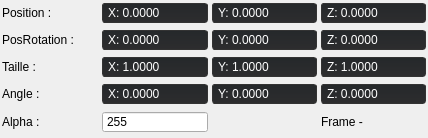
  <widget class="QDockWidget" name="dockEditKey">
   <property name="enabled">
    <bool>true</bool>
   </property>
   <property name="minimumSize">
    <size>
     <width>428</width>
     <height>138</height>
    </size>
   </property>
   <property name="maximumSize">
    <size>
     <width>524287</width>
     <height>524287</height>
    </size>
   </property>
   <property name="styleSheet">
    <string notr="true">QDoubleSpinBox::down-button {
	image: url(:/MainFrame/Resources/Icons_New/external-down-arrow-arrow-flatart-icons-lineal-color-flatarticons-10.png);
right: 1.5px;
height: 9px;
}

QDoubleSpinBox::up-button {
	image: url(:/MainFrame/Resources/Icons_New/external-up-arrow-arrow-flatart-icons-lineal-color-flatarticons-10.png);
right: 1.5px;
bottom: 0px;
height: 9px;
}

QDoubleSpinBox { 
	border: 1px solid #333333;
	border-radius: 3px;
	background-color: qlineargradient(spread:pad, x1:0, y1:1, x2:0, y2:0, stop:0 rgba(37, 37, 38, 255), stop:1 rgba(27, 29, 31, 255));
	padding: 1px 20px 1px 3px;
	min-width: 6em;
	color: #ffffff;
    background-color: qlineargradient(spread:pad, x1:0, y1:1, x2:0, y2:0, stop:0 rgba(45, 45, 46, 255), stop:1 rgba(37, 40, 43, 255));
	selection-background-color: rgb(40, 42, 44);
}
</string>
   </property>
   <property name="allowedAreas">
    <set>Qt::BottomDockWidgetArea|Qt::LeftDockWidgetArea|Qt::RightDockWidgetArea</set>
   </property>
   <property name="windowTitle">
    <string>Édition de la clé</string>
   </property>
   <attribute name="dockWidgetArea">
    <number>2</number>
   </attribute>
   <widget class="QWidget" name="dockWidgetContents_3">
    <layout class="QGridLayout" name="gridLayout_5">
     <property name="leftMargin">
      <number>2</number>
     </property>
     <property name="topMargin">
      <number>0</number>
     </property>
     <property name="rightMargin">
      <number>2</number>
     </property>
     <property name="bottomMargin">
      <number>0</number>
     </property>
     <property name="spacing">
      <number>4</number>
     </property>
     <item row="0" column="0">
      <widget class="QLabel" name="label">
       <property name="text">
        <string>Position :</string>
       </property>
      </widget>
     </item>
     <item row="0" column="1">
      <widget class="QDoubleSpinBox" name="editKeyPosX">
       <property name="sizePolicy">
        <sizepolicy hsizetype="Minimum" vsizetype="Fixed">
         <horstretch>0</horstretch>
         <verstretch>0</verstretch>
        </sizepolicy>
       </property>
       <property name="buttonSymbols">
        <enum>QAbstractSpinBox::NoButtons</enum>
       </property>
       <property name="prefix">
        <string>X: </string>
       </property>
       <property name="decimals">
        <number>4</number>
       </property>
       <property name="minimum">
        <double>-9999.989999999999782</double>
       </property>
       <property name="maximum">
        <double>9999.989999999999782</double>
       </property>
       <property name="singleStep">
        <double>0.500000000000000</double>
       </property>
      </widget>
     </item>
     <item row="0" column="3">
      <widget class="QDoubleSpinBox" name="editKeyPosZ">
       <property name="buttonSymbols">
        <enum>QAbstractSpinBox::NoButtons</enum>
       </property>
       <property name="prefix">
        <string>Z: </string>
       </property>
       <property name="decimals">
        <number>4</number>
       </property>
       <property name="minimum">
        <double>-9999.989999999999782</double>
       </property>
       <property name="maximum">
        <double>9999.989999999999782</double>
       </property>
       <property name="singleStep">
        <double>0.500000000000000</double>
       </property>
      </widget>
     </item>
     <item row="1" column="0">
      <widget class="QLabel" name="label_2">
       <property name="text">
        <string>PosRotation :</string>
       </property>
      </widget>
     </item>
     <item row="3" column="0">
      <widget class="QLabel" name="label_4">
       <property name="text">
        <string>Angle :</string>
       </property>
      </widget>
     </item>
     <item row="0" column="2">
      <widget class="QDoubleSpinBox" name="editKeyPosY">
       <property name="buttonSymbols">
        <enum>QAbstractSpinBox::NoButtons</enum>
       </property>
       <property name="prefix">
        <string>Y: </string>
       </property>
       <property name="decimals">
        <number>4</number>
       </property>
       <property name="minimum">
        <double>-9999.989999999999782</double>
       </property>
       <property name="maximum">
        <double>9999.989999999999782</double>
       </property>
       <property name="singleStep">
        <double>0.500000000000000</double>
       </property>
      </widget>
     </item>
     <item row="1" column="1">
      <widget class="QDoubleSpinBox" name="editKeyPosRotX">
       <property name="sizePolicy">
        <sizepolicy hsizetype="Minimum" vsizetype="Fixed">
         <horstretch>0</horstretch>
         <verstretch>0</verstretch>
        </sizepolicy>
       </property>
       <property name="buttonSymbols">
        <enum>QAbstractSpinBox::NoButtons</enum>
       </property>
       <property name="prefix">
        <string>X: </string>
       </property>
       <property name="decimals">
        <number>4</number>
       </property>
       <property name="minimum">
        <double>-9999.989999999999782</double>
       </property>
       <property name="maximum">
        <double>9999.989999999999782</double>
       </property>
       <property name="singleStep">
        <double>10.000000000000000</double>
       </property>
      </widget>
     </item>
     <item row="2" column="0">
      <widget class="QLabel" name="label_3">
       <property name="text">
        <string>Taille :</string>
       </property>
      </widget>
     </item>
     <item row="4" column="0">
      <widget class="QLabel" name="label_5">
       <property name="text">
        <string>Alpha :</string>
       </property>
      </widget>
     </item>
     <item row="2" column="2">
      <widget class="QDoubleSpinBox" name="editKeyScaleY">
       <property name="buttonSymbols">
        <enum>QAbstractSpinBox::NoButtons</enum>
       </property>
       <property name="prefix">
        <string>Y: </string>
       </property>
       <property name="decimals">
        <number>4</number>
       </property>
       <property name="minimum">
        <double>-9999.989999999999782</double>
       </property>
       <property name="maximum">
        <double>9999.989999999999782</double>
       </property>
       <property name="singleStep">
        <double>0.100000000000000</double>
       </property>
       <property name="value">
        <double>1.000000000000000</double>
       </property>
      </widget>
     </item>
     <item row="2" column="3">
      <widget class="QDoubleSpinBox" name="editKeyScaleZ">
       <property name="buttonSymbols">
        <enum>QAbstractSpinBox::NoButtons</enum>
       </property>
       <property name="prefix">
        <string>Z: </string>
       </property>
       <property name="decimals">
        <number>4</number>
       </property>
       <property name="minimum">
        <double>-9999.989999999999782</double>
       </property>
       <property name="maximum">
        <double>9999.989999999999782</double>
       </property>
       <property name="singleStep">
        <double>0.100000000000000</double>
       </property>
       <property name="value">
        <double>1.000000000000000</double>
       </property>
      </widget>
     </item>
     <item row="1" column="2">
      <widget class="QDoubleSpinBox" name="editKeyPosRotY">
       <property name="buttonSymbols">
        <enum>QAbstractSpinBox::NoButtons</enum>
       </property>
       <property name="prefix">
        <string>Y: </string>
       </property>
       <property name="decimals">
        <number>4</number>
       </property>
       <property name="minimum">
        <double>-9999.989999999999782</double>
       </property>
       <property name="maximum">
        <double>9999.989999999999782</double>
       </property>
       <property name="singleStep">
        <double>10.000000000000000</double>
       </property>
      </widget>
     </item>
     <item row="1" column="3">
      <widget class="QDoubleSpinBox" name="editKeyPosRotZ">
       <property name="buttonSymbols">
        <enum>QAbstractSpinBox::NoButtons</enum>
       </property>
       <property name="prefix">
        <string>Z: </string>
       </property>
       <property name="decimals">
        <number>4</number>
       </property>
       <property name="minimum">
        <double>-9999.989999999999782</double>
       </property>
       <property name="maximum">
        <double>9999.989999999999782</double>
       </property>
       <property name="singleStep">
        <double>10.000000000000000</double>
       </property>
      </widget>
     </item>
     <item row="2" column="1">
      <widget class="QDoubleSpinBox" name="editKeyScaleX">
       <property name="sizePolicy">
        <sizepolicy hsizetype="Minimum" vsizetype="Fixed">
         <horstretch>0</horstretch>
         <verstretch>0</verstretch>
        </sizepolicy>
       </property>
       <property name="buttonSymbols">
        <enum>QAbstractSpinBox::NoButtons</enum>
       </property>
       <property name="prefix">
        <string>X: </string>
       </property>
       <property name="decimals">
        <number>4</number>
       </property>
       <property name="minimum">
        <double>-9999.989999999999782</double>
       </property>
       <property name="maximum">
        <double>9999.989999999999782</double>
       </property>
       <property name="singleStep">
        <double>0.100000000000000</double>
       </property>
       <property name="value">
        <double>1.000000000000000</double>
       </property>
      </widget>
     </item>
     <item row="3" column="1">
      <widget class="QDoubleSpinBox" name="editKeyRotX">
       <property name="sizePolicy">
        <sizepolicy hsizetype="Minimum" vsizetype="Fixed">
         <horstretch>0</horstretch>
         <verstretch>0</verstretch>
        </sizepolicy>
       </property>
       <property name="buttonSymbols">
        <enum>QAbstractSpinBox::NoButtons</enum>
       </property>
       <property name="prefix">
        <string>X: </string>
       </property>
       <property name="decimals">
        <number>4</number>
       </property>
       <property name="minimum">
        <double>-9999.989999999999782</double>
       </property>
       <property name="maximum">
        <double>9999.989999999999782</double>
       </property>
       <property name="singleStep">
        <double>10.000000000000000</double>
       </property>
      </widget>
     </item>
     <item row="3" column="2">
      <widget class="QDoubleSpinBox" name="editKeyRotY">
       <property name="buttonSymbols">
        <enum>QAbstractSpinBox::NoButtons</enum>
       </property>
       <property name="prefix">
        <string>Y: </string>
       </property>
       <property name="decimals">
        <number>4</number>
       </property>
       <property name="minimum">
        <double>-9999.989999999999782</double>
       </property>
       <property name="maximum">
        <double>9999.989999999999782</double>
       </property>
       <property name="singleStep">
        <double>10.000000000000000</double>
       </property>
      </widget>
     </item>
     <item row="3" column="3">
      <widget class="QDoubleSpinBox" name="editKeyRotZ">
       <property name="buttonSymbols">
        <enum>QAbstractSpinBox::NoButtons</enum>
       </property>
       <property name="prefix">
        <string>Z: </string>
       </property>
       <property name="decimals">
        <number>4</number>
       </property>
       <property name="minimum">
        <double>-9999.989999999999782</double>
       </property>
       <property name="maximum">
        <double>9999.989999999999782</double>
       </property>
       <property name="singleStep">
        <double>10.000000000000000</double>
       </property>
      </widget>
     </item>
     <item row="4" column="1">
      <widget class="QSpinBox" name="editKeyAlpha">
       <property name="sizePolicy">
        <sizepolicy hsizetype="Minimum" vsizetype="Fixed">
         <horstretch>0</horstretch>
         <verstretch>0</verstretch>
        </sizepolicy>
       </property>
       <property name="buttonSymbols">
        <enum>QAbstractSpinBox::NoButtons</enum>
       </property>
       <property name="maximum">
        <number>255</number>
       </property>
       <property name="singleStep">
        <number>10</number>
       </property>
       <property name="value">
        <number>255</number>
       </property>
       <property name="displayIntegerBase">
        <number>10</number>
       </property>
      </widget>
     </item>
     <item row="4" column="3">
      <widget class="QLabel" name="currentKeyFrame">
       <property name="text">
        <string>Frame -</string>
       </property>
      </widget>
     </item>
    </layout>
   </widget>
  </widget>
